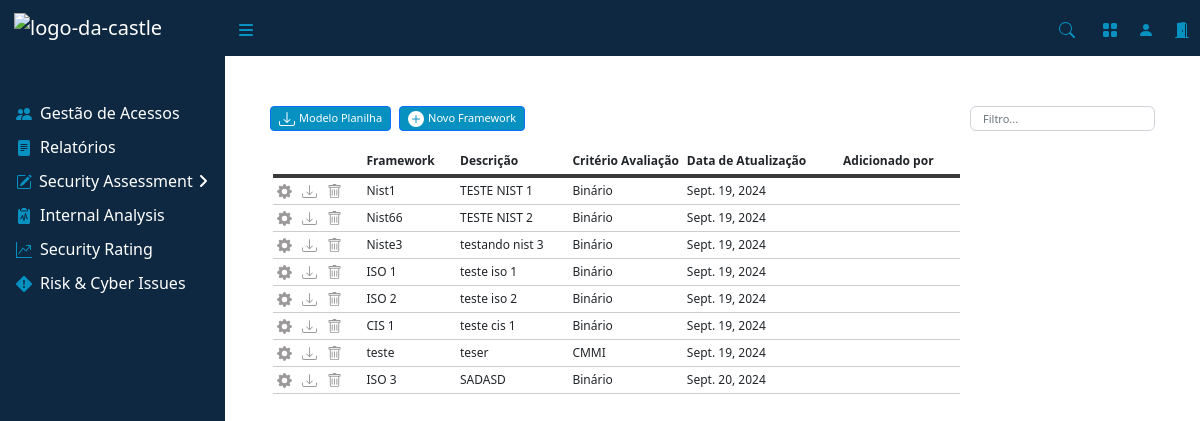
Page /framework/ on the earlier database version.
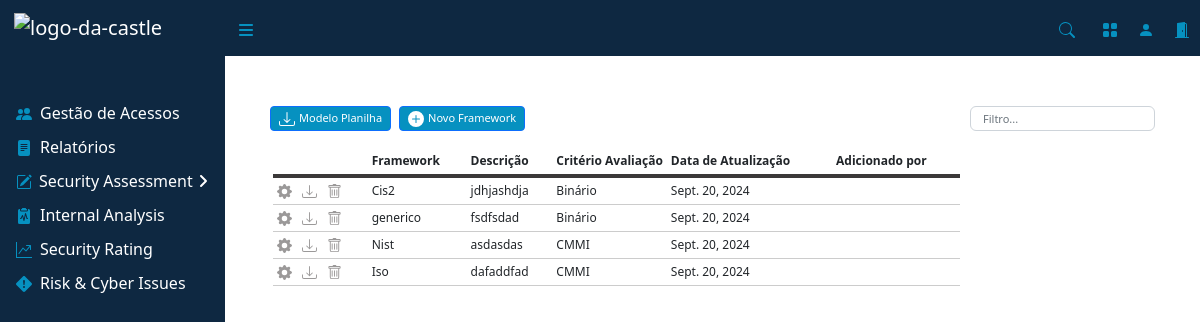
Same page on the later database version.
### assessment/models.py (models this page shows, shortened)
class TipoModelo(models.Model):
    BINARIO = 'Binário'
    CMMI = 'CMMI'
    CONFORMIDADE = 'Conformidade'
    CRITERIO_CHOICES = [
        (BINARIO, 'Binário'),
        (CMMI, 'CMMI'),
        (CONFORMIDADE, 'Conformidade'),
    ]
    nome = models.CharField(max_length=100)
    descricao = models.TextField()
    criterio = models.CharField(max_length=20, choices=CRITERIO_CHOICES)
    excel_file = models.FileField(upload_to='uploads/')# Define para salvar na pasta media
    data_upload = models.DateField(auto_now_add=True)
    is_proprio = models.BooleanField(default=False)  # Campo booleano para checkbox
    upload_id = models.UUIDField(default=uuid.uuid4, editable=False, unique=True)  # ID único para cada upload

### assessment/views.py (the view, shortened to what this page needs)
# urls.py: path('framework/', views.Framework.as_view(), name='framework'),
class Framework(View):
    template_name = 'paginas/framework.html'
    def get(self, request):
        frameworks = TipoModelo.objects.all()
        form1 = MeuModeloForm()  # Inicializa o formulário no GET
        form2 = MeuModeloEditForm()
        return render(request, self.template_name, {
            'frameworks': frameworks,
            'form1': form1, # Passa o formulário de upload para o template
            'form2': form2  # Passa o formulário de edição para o template
        })

### assessment/forms.py
class MeuModeloForm(forms.ModelForm):
    class Meta:
        model = TipoModelo
        fields = ['nome', 'descricao', 'criterio', 'is_proprio', 'excel_file']
        widgets = {
            'nome': forms.TextInput(attrs={'class': 'form-control font-small'}),
            'descricao': forms.Textarea(attrs={'class': 'form-control', 'style': 'font-size: 11px;', 'rows': 3}),
            'criterio': forms.Select(attrs={'class': 'form-select font-small', 'style': 'font-size: 9px;'}),
            'is_proprio': forms.CheckboxInput(attrs={'class': 'form-check-input'}),
            'excel_file': forms.ClearableFileInput(attrs={'class': 'form-control form-control-sm font-small'}),
        }
        labels = {
            'nome': 'Nome',
            'descricao': 'Descrição',
            'criterio': 'Critério',
            'is_proprio': 'Framework próprio?',
            'excel_file': 'Arquivo',
        }
    def __init__(self, *args, **kwargs):
        super(MeuModeloForm, self).__init__(*args, **kwargs)
        self.helper = FormHelper()
        self.helper.form_class = 'form-horizontal'
        self.helper.label_class = 'col-md-3 mb-0'
        self.helper.field_class = 'col-md-9'

### assessment/templates/paginas/framework.html (shortened to what this page needs)
{% extends 'base.html' %}
{% load crispy_forms_tags %}
{% block content %}
<main>
    <div class="d-flex mb-3" style="margin-top: 50px; margin-left: 45px">
        <button type="button" id="downloadIcon" onclick="window.location.href='{% url 'download_file' 'framework_generico.xlsx' %}'" class="btn btn-primary btn-sm font-small text-center d-flex align-items-center justify-content-center me-2">
            Modelo Planilha
        </button>
        <button type="button" class="btn btn-primary btn-sm font-small text-center d-flex align-items-center justify-content-center" data-bs-toggle="modal" data-bs-target="#uploadModal">
            <svg width="16" height="16" fill="currentColor" class="bi bi-plus-circle-fill me-1" viewBox="0 0 16 16">
                <path d="M16 8A8 8 0 1 1 0 8a8 8 0 0 1 16 0M8.5 4.5a.5.5 0 0 0-1 0v3h-3a.5.5 0 0 0 0 1h3v3a.5.5 0 0 0 1 0v-3h3a.5.5 0 0 0 0-1h-3z"/>
            </svg>
            Novo Framework
        </button>
        <div class="ms-auto" style="margin-right: 45px">
            <input style="max-width:200px;" type="text" id="filtro" class="font-small form-control" placeholder="Filtro...">
        </div>
    </div>
    <div>
        <div class="table-responsive font-middle px-5">
            <table class="table-sm">
                <thead>
                    <tr>
                        <th scope="col"></th>
                        <th scope="col">Framework</th>
                        <th scope="col" class="col-lg">Descrição</th>
                        <th scope="col" class="col-2">Critério Avaliação</th>
                        <th scope="col">Data de Atualização</th>
                        <th scope="col">Adicionado por</th>
                    </tr>
                </thead>
                <tbody id="tabelaFrame">
                    {% for framework in frameworks %}
                    <tr>
                        <td>
                            <div class="icon-container" style="display: flex; gap: 10px;">
                                <span class="editar-framework" data-id="{{ framework.id }}" data-bs-toggle="modal" data-bs-target="#editarFrameworkModal">
                                </span>
                                {% if framework.excel_file %}
                                    <span id="downloadIcon" onclick="window.location.href='{{ framework.excel_file.url }}'">
                                    </span>
                                {% else %}
                                    <p>Nenhum arquivo disponível para download</p>
                                {% endif %}
                                <span class="btn-delete" data-id="{{ framework.id }}" data-bs-toggle="modal" data-bs-target="#confirmDeleteModal">
                                </span>
                            </div>
                        </td>
                        <td>{{ framework.nome }}</td>
                        <td>{{ framework.descricao }}</td>
                        <td>{{ framework.criterio }}</td>
                        <td>{{ framework.data_upload }}</td>
                        <td></td>
                    </tr>
                    {% empty %}
                    <tr>
                        <td colspan="6">Nenhum framework registrados.</td>
                    </tr>
                    {% endfor %}
                </tbody>
            </table>
        </div>
    </div>
</main>
{% endblock %}

### assessment/templates/base.html (shortened to what this page needs)
{% load static %}
<!DOCTYPE html>
<html lang="en">
    <head>
        <link href="{% static 'assets/css/myStyles.css' %}" rel="stylesheet" />
        <link href="{% static 'assets/css/base.css' %}" rel="stylesheet" />
        <link href="{% static 'assets/css/forms.css' %}" rel="stylesheet" />
    </head>
    <body>
        <nav class="sb-topnav navbar navbar-expand navbar-dark" style="background-color: #0e2841;">
            <a class="navbar-brand ps-3" href="{% url 'index' %}"><img src="{% static 'assets/img/logo-da-castle.png' %}" alt="logo-da-castle" class="navbar-brand ps-5" style="margin-left: -50px;"></a>
            <button class="btn btn-link order-1 order-lg-0 me-4 me-lg-0" id="sidebarToggle" href="#">
            </button>
            <form class="d-md-inline-block form-inline ms-auto me-0 me-md-3 my-2 my-md-0">
                <div>
                    <button type="button" style="background: none; border: none; cursor: pointer;" onclick="toggleInput()">
                        <svg width="16" height="16" fill="#0691c0" class="bi bi-search" viewBox="0 0 16 16">
                            <path d="M11.742 10.344a6.5 6.5 0 1 0-1.397 1.398h-.001q.044.06.098.115l3.85 3.85a1 1 0 0 0 1.415-1.414l-3.85-3.85a1 1 0 0 0-.115-.1zM12 6.5a5.5 5.5 0 1 1-11 0 5.5 5.5 0 0 1 11 0"/>
                        </svg>
                    </button>
                </div>
            </form>
            <div style="position: relative; display: inline-block; padding-left: 20px; margin-left: -25px;">
                <button id="toggleButton" style="background: none; border: none; padding: 10px; cursor: pointer;">
                </button>
            </div>
             <div>
                <button style="background: none; border: none; padding: 10px; cursor: pointer;">
                    <svg width="16" height="16" fill="#0691c0" class="bi bi-person-fill" viewBox="0 0 16 16">
                        <path d="M3 14s-1 0-1-1 1-4 6-4 6 3 6 4-1 1-1 1zm5-6a3 3 0 1 0 0-6 3 3 0 0 0 0 6"/>
                    </svg>
                </button>
             </div>
            <div>
                <button style="background: none; border: none; padding: 10px; cursor: pointer;">
                </button>
            </div>
        </nav>
        <div id="layoutSidenav">
            <div id="layoutSidenav_nav">
                <nav class="sb-sidenav accordion sb-sidenav-dark" style="background-color: #0e2841;" id="sidenavAccordion">
                    <div class="sb-sidenav-menu">
                        <div class="nav">
                            <div class="sb-sidenav-menu-heading"></div>
                            <a class="nav-link" href="#" style="padding-top: 5px; padding-bottom: 5px; color: white;">
                                <div class="sb-nav-link-icon">
                                    <svg width="16" height="16" fill="#0691c0" class="bi bi-people-fill" viewBox="0 0 16 16">
                                        <path d="M7 14s-1 0-1-1 1-4 5-4 5 3 5 4-1 1-1 1zm4-6a3 3 0 1 0 0-6 3 3 0 0 0 0 6m-5.784 6A2.24 2.24 0 0 1 5 13c0-1.355.68-2.75 1.936-3.72A6.3 6.3 0 0 0 5 9c-4 0-5 3-5 4s1 1 1 1zM4.5 8a2.5 2.5 0 1 0 0-5 2.5 2.5 0 0 0 0 5"/>
                                    </svg>
                                </div>
                                Gestão de Acessos
                            </a>
                            <a class="nav-link collapsed" href="#" data-bs-toggle="collapse" data-bs-target="#collapseLayouts" aria-expanded="false" aria-controls="collapseLayouts" style="padding-top: 5px; padding-bottom: 5px; color: white;">
                                <div class="sb-nav-link-icon">
                                </div>
                                Relatórios
                            </a>
                            <div class="nav-link collapsed d-flex justify-content-between align-items-center" style="color: white; padding-top: 5px; padding-bottom: 5px;">
                                <div class="d-flex align-items-center">
                                    <div class="sb-nav-link-icon">
                                    </div>
                                    <a href="{% url 'security' %}" style="color: white; text-decoration: none; margin-left: -1px;">
                                        Security Assessment
                                    </a>
                                </div>
                                <a href="#collapseLayouts" data-bs-toggle="collapse" aria-expanded="false" aria-controls="collapseLayouts" style="color: white;" onclick="toggleArrow(event)">
                                    <div class="sb-sidenav-collapse-arrow">
                                        <svg id="caretIcon" width="16" height="16" fill="#FFFFFF" class="bi bi-caret-right-fill" viewBox="0 0 448 512">
                                            <path d="M201.4 374.6c12.5 12.5 32.8 12.5 45.3 0l160-160c12.5-12.5 12.5-32.8 0-45.3s-32.8-12.5-45.3 0L224 306.7 86.6 169.4c-12.5-12.5-32.8-12.5-45.3 0s-12.5 32.8 0 45.3l160 160z"/>
                                        </svg>
                                    </div>
                                </a>
                            </div>
                            <a class="nav-link" href="#" style="padding-top: 5px; padding-bottom: 5px; color: white;">
                                <div class="sb-nav-link-icon">
                                </div>
                                Internal Analysis
                            </a>
                            <a class="nav-link" href="#" style="padding-top: 5px; padding-bottom: 5px; color: white;">
                                <div class="sb-nav-link-icon">
                                </div>
                                Security Rating
                            </a>
                            <a class="nav-link" href="#" style="padding-top: 5px; padding-bottom: 5px; color: white;">
                                <div class="sb-nav-link-icon">
                                </div>
                                Risk & Cyber Issues
                            </a>
                        </div>
                    </div>
                </nav>
            </div>
            <div id="layoutSidenav_content">
                {% block content %}
                {% endblock %}
            </div>
        </div>
    </body>
</html>

### static/assets/css/myStyles.css (style rules this page uses)
.font-middle { font-size: 12px; }
table thead tr { text-align: left; border-bottom: 4px solid #3b3939; }
table tbody tr { border-bottom: 1px solid #ccc; }
table td, table th { border: none; }
#caretIcon { transition: transform 0.3s ease; }
.btn-sm { height: 25px; font-size: 11px; background-color: #0691c0; }
input, select, option { height: 25px; font-size: 11px; }
.form-control { margin-bottom: 0.05rem; }
svg.bi-gear-fill { width: 15px; height: 15px; fill: #787575bd; cursor: pointer; }

### static/assets/css/forms.css (style rules this page uses)
.font-small { font-size: 11px; }
.btn-sm { height: 25px; font-size: 11px; background-color: #0691c0; }
.form-control { margin-bottom: 0.05rem; }
svg.bi-gear-fill { width: 15px; height: 15px; fill: #787575bd; cursor: pointer; }
th { white-space: nowrap; text-align: left; padding: 5px; }

Differences in the rows shown:
removed TipoModelo: nome "Nist1", descricao "TESTE NIST 1", criterio "Binário", data_upload "Sept. 19, 2024"
removed TipoModelo: nome "ISO 1", descricao "teste iso 1", criterio "Binário", data_upload "Sept. 19, 2024"
removed TipoModelo: nome "CIS 1", descricao "teste cis 1", criterio "Binário", data_upload "Sept. 19, 2024"
removed TipoModelo: nome "teste", descricao "teser", criterio "CMMI", data_upload "Sept. 19, 2024"
removed TipoModelo: nome "ISO 3", descricao "SADASD", criterio "Binário", data_upload "Sept. 20, 2024"
changed TipoModelo: nome "Nist66" → "Cis2"; descricao "TESTE NIST 2" → "jdhjashdja"; data_upload "Sept. 19, 2024" → "Sept. 20, 2024"
changed TipoModelo: nome "Niste3" → "generico"; descricao "testando nist 3" → "fsdfsdad"; data_upload "Sept. 19, 2024" → "Sept. 20, 2024"
added TipoModelo: nome "Nist", descricao "asdasdas", criterio "CMMI", data_upload "Sept. 20, 2024"
changed TipoModelo: nome "ISO 2" → "Iso"; descricao "teste iso 2" → "dafaddfad"; criterio "Binário" → "CMMI"; data_upload "Sept. 19, 2024" → "Sept. 20, 2024"
